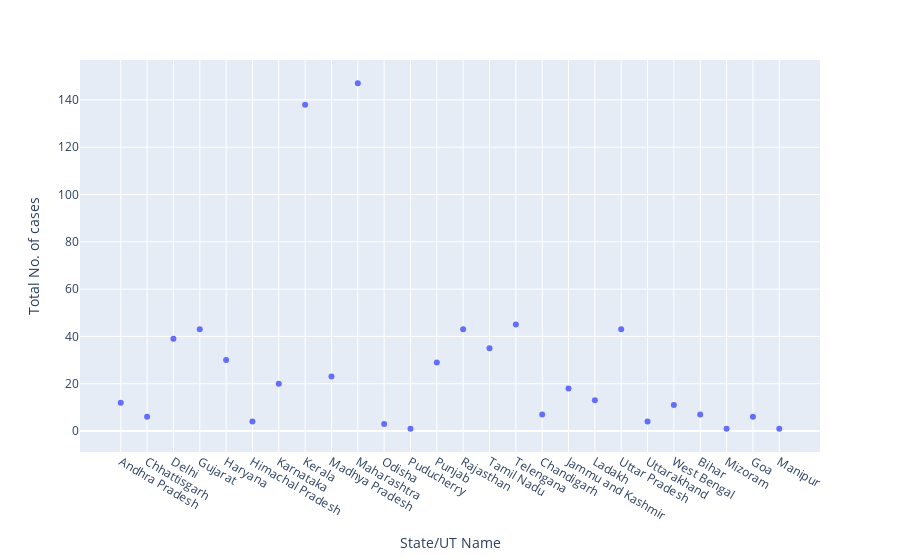

The code cell stored with this chart in its notebook:
### Markdown cell above
### using plotly as express

### Code cell
px.scatter(df,x='State/UT Name', y='Total No. of cases')

### Figure 1 — Plotly figure (JSON) as saved in the notebook; plotly's stock layout.template omitted (floating-point values rounded to 4 significant figures)
{"data": [{"hovertemplate": "State/UT Name=%{x}<br>Total No. of cases=%{y}<extra></extra>", "legendgroup": "", "marker": {"color": "#636efa", "symbol": "circle"}, "mode": "markers", "name": "", "orientation": "v", "showlegend": false, "type": "scatter", "x": ["Andhra Pradesh", "Chhattisgarh", "Delhi", "Gujarat", "Haryana", "Himachal Pradesh", "Karnataka", "Kerala", "Madhya Pradesh", "Maharashtra", "Odisha", "Puducherry", "Punjab", "Rajasthan", "Tamil Nadu", "Telengana", "Chandigarh", "Jammu and Kashmir", "Ladakh", "Uttar Pradesh", "Uttarakhand", "West Bengal", "Bihar", "Mizoram", "Goa", "Manipur"], "xaxis": "x", "y": [12, 6, 39, 43, 30, 4, 20, 138, 23, 147, 3, 1, 29, 43, 35, 45, 7, 18, 13, 43, 4, 11, 7, 1, 6, 1], "yaxis": "y"}], "layout": {"legend": {"tracegroupgap": 0}, "margin": {"t": 60}, "xaxis": {"anchor": "y", "domain": [0, 1], "title": {"text": "State/UT Name"}}, "yaxis": {"anchor": "x", "domain": [0, 1], "title": {"text": "Total No. of cases"}}}}
